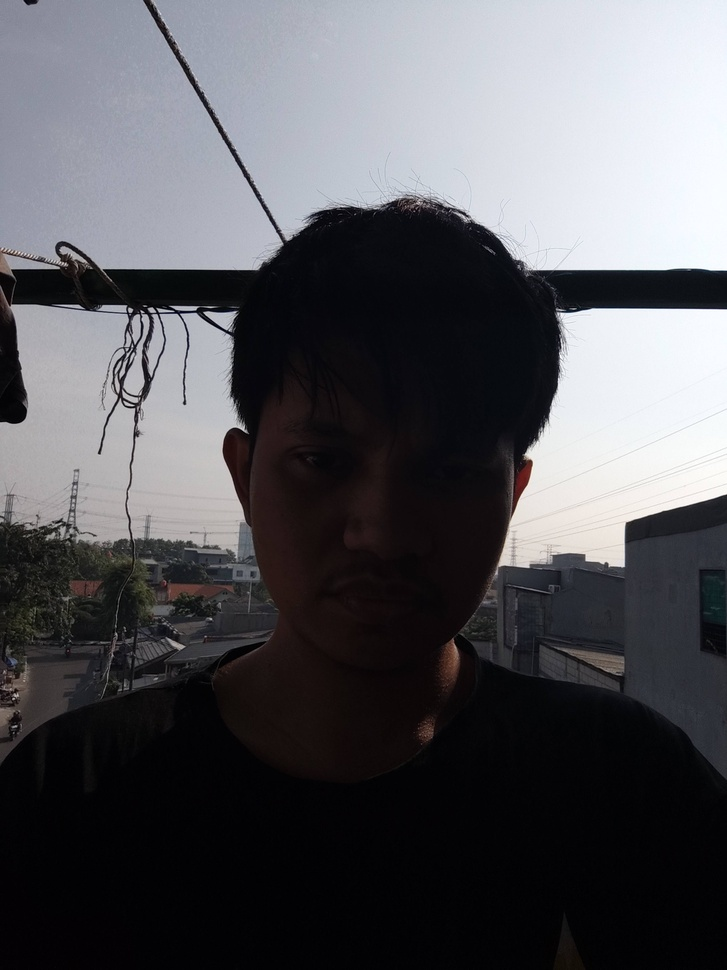
#> input picture selfie1.jpg, 727 x 970 px, shrunk from 3456 x 4608 before the run
$ jupyter execute 'UTS No3.ipynb'
#> lines starting #> are read from the running program, lines starting #| are printed output that depends on the picture
## IMPORT LIBRARY

[cell 1]
import cv2
import numpy as np
import matplotlib.pyplot as plt

## MEMBUAT GAMBAR

[cell 2]
image = cv2.imread('selfie1.jpg')
#> image is the input picture: shape (970, 727, 3); mean B, G, R 90.9, 86.7, 86.8

## GRAYSCALE

[cell 3]
gray_image = cv2.cvtColor(image, cv2.COLOR_BGR2GRAY)

## DIPERCERAH / BRIGHTENESS

[cell 4]
brightened_image = cv2.convertScaleAbs(gray_image, alpha=1.5, beta=50)
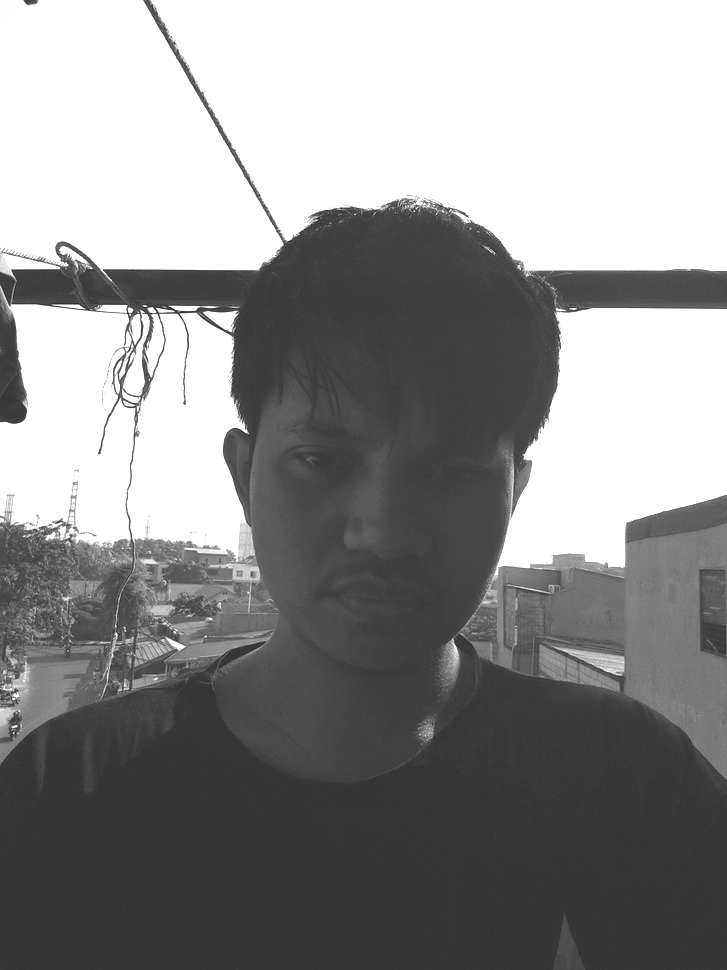
#> brightened_image: shape (970, 727); min 50, max 255, mean 144

## DIPERKONTRAS

[cell 5]
contrast_image = cv2.equalizeHist(brightened_image)
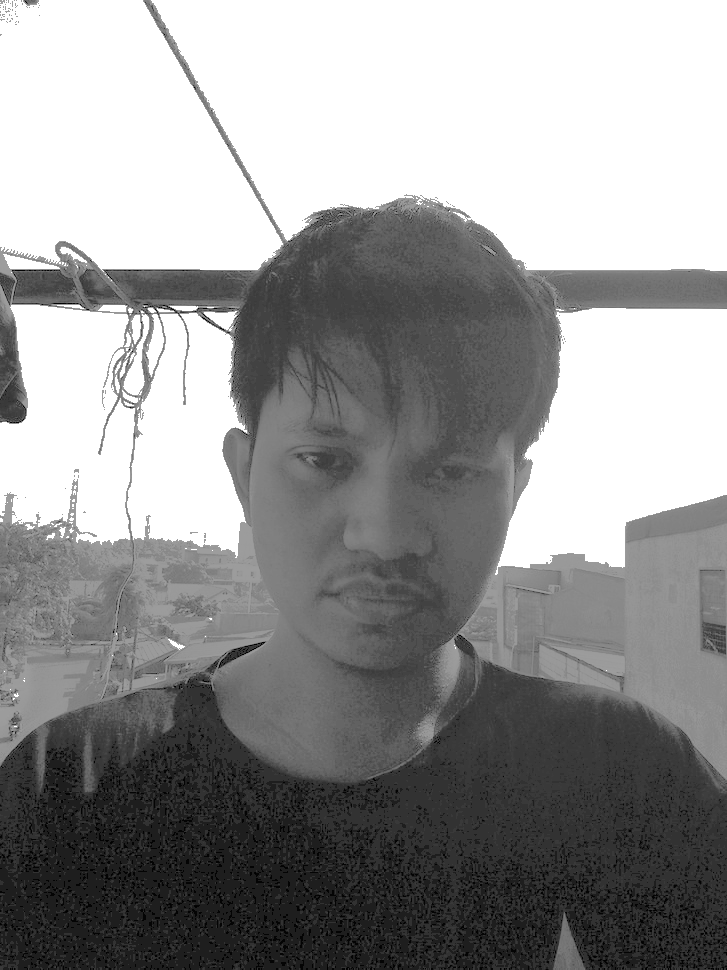
#> contrast_image: shape (970, 727); min 0, max 255, mean 149.1

## GABUNGAN DIPERCERAH DAN DIPERKONTRAS

[cell 6]
brightened_and_contrasted_image = cv2.convertScaleAbs(gray_image, alpha=3, beta=70)
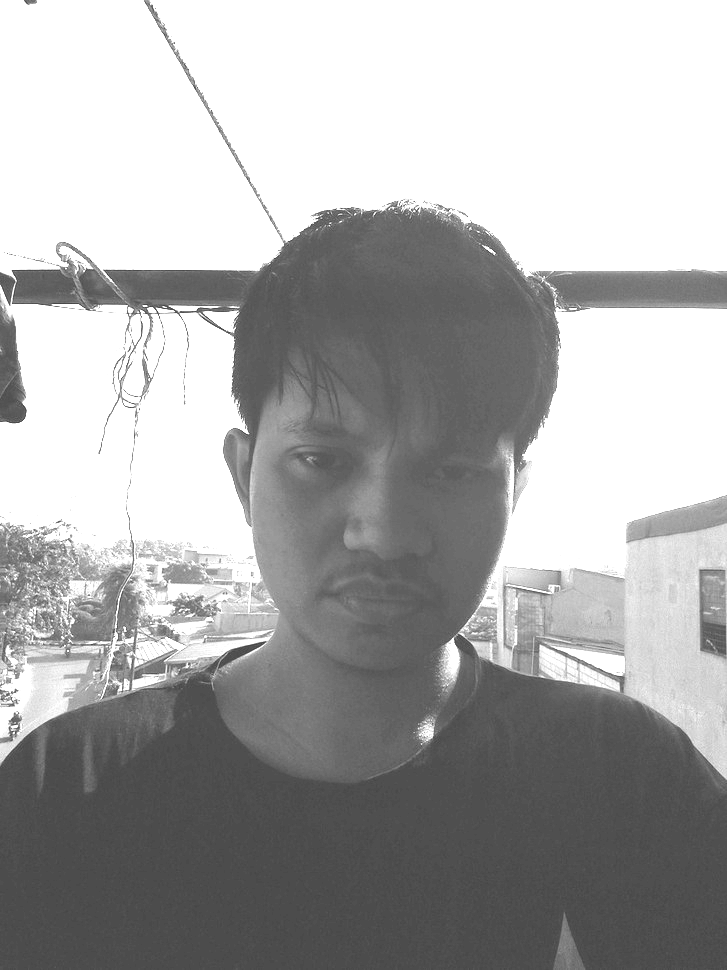
#> brightened_and_contrasted_image: shape (970, 727); min 70, max 255, mean 170.1
brightened_and_contrasted_image = cv2.equalizeHist(brightened_and_contrasted_image)
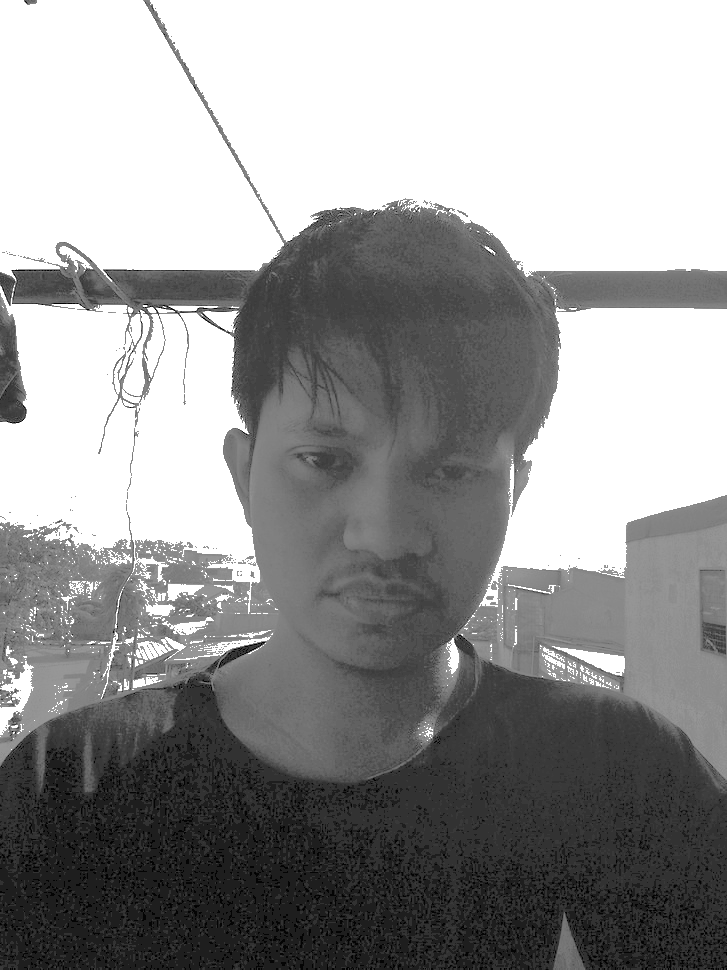
#> brightened_and_contrasted_image: shape (970, 727); min 0, max 255, mean 151.5

## MEMPERLIHATKAN GAMBAR

[cell 7]
fig, ax = plt.subplots(3, 2, figsize=(10, 12))

ax[0, 0].imshow(cv2.cvtColor(image, cv2.COLOR_BGR2RGB))
ax[0, 0].set_title('Gambar Asli')
ax[0, 0].axis('off')

ax[0, 1].imshow(gray_image, cmap='gray')
ax[0, 1].set_title('Gambar Gray')
ax[0, 1].axis('off')

ax[1, 0].imshow(brightened_image, cmap='gray')
ax[1, 0].set_title('Gambar Gray yang Dipercerah')
ax[1, 0].axis('off')

ax[1, 1].imshow(contrast_image, cmap='gray')
ax[1, 1].set_title('Gambar Gray yang Diperkontras')
ax[1, 1].axis('off')

ax[2, 0].imshow(brightened_and_contrasted_image, cmap='gray')
ax[2, 0].set_title('Gambar Gray yang Dipercerah dan Diperkontras')
ax[2, 0].axis('off')

ax[2, 1].axis('off')

plt.show()
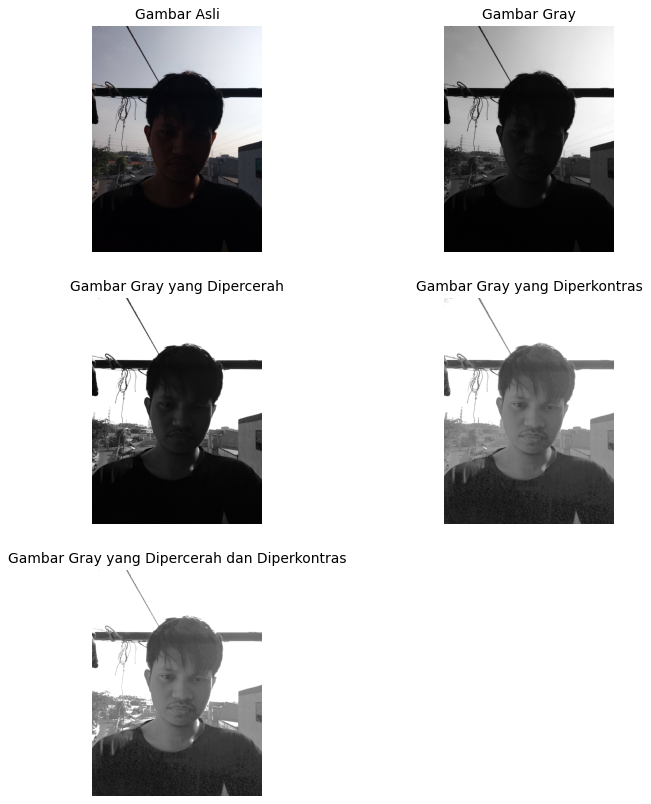
#> figure drawn by matplotlib, 5 panels
